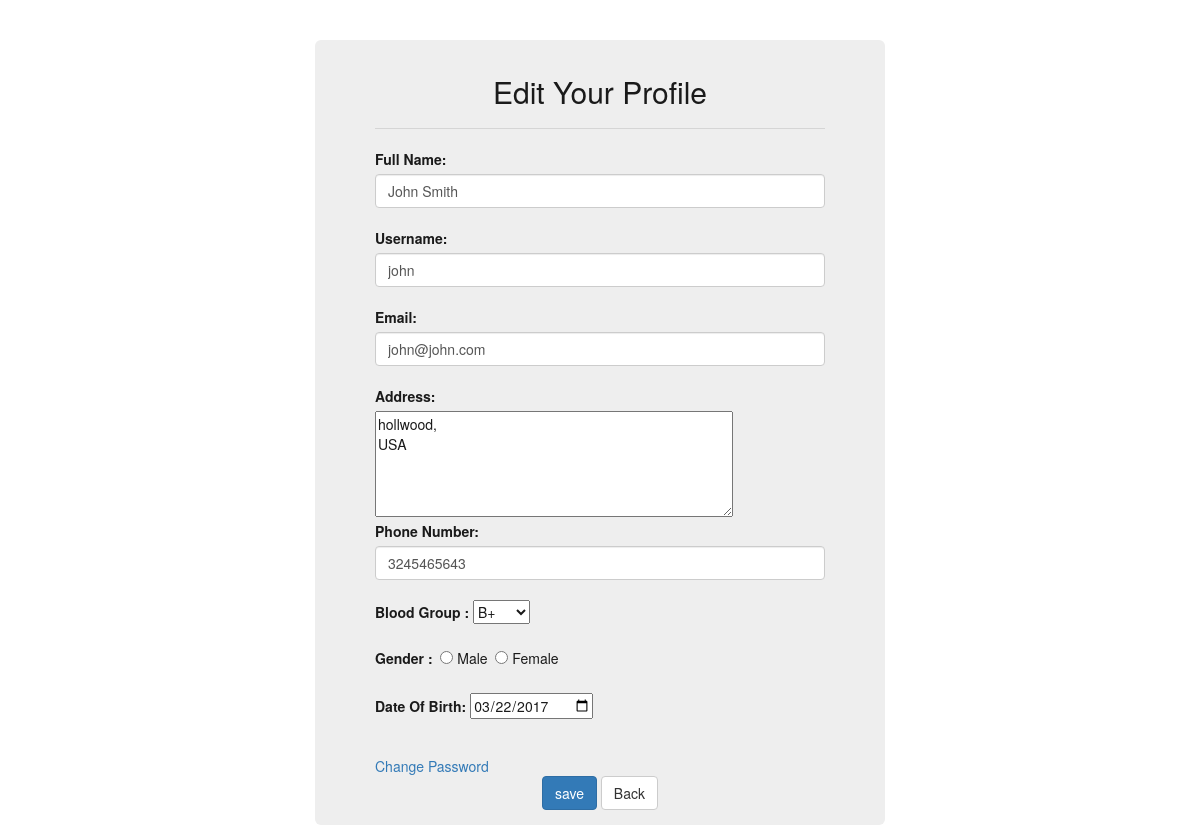
/backend/a_update.php?id=15 (signed in), run on the app's committed database.
### tables this page shows
CREATE TABLE `info` (
  `username` varchar(20) NOT NULL,
  `password` varchar(20) NOT NULL,
  `email` varchar(20) NOT NULL,
  `id` int(250) NOT NULL,
  `fullname` varchar(50) NOT NULL,
  `Address` text NOT NULL,
  `bloodgrp` text NOT NULL,
  `phone` text NOT NULL,
  `dob` text NOT NULL,
  `gender` varchar(10) NOT NULL
);

### backend/a_update.php (the view, shortened to what this page needs)
<?php
	require_once('dbconfig/config.php');
    $id=$_GET['id'];
    $sql= "SELECT * FROM info where id='$id'";
    $result = mysqli_query($con, $sql);
    $row = mysqli_fetch_array($result);
    $username  =$row['username'];
    $email     =$row['email'];
    $fullname  =$row['fullname'];
    $address   =$row['Address'];
    $bloodgrp  =$row['bloodgrp'];
    $phone     =$row['phone'];
    $dob       =$row['dob'];
?>
<!DOCTYPE html>
<html>
<head>
<link rel="stylesheet" href="css/bootstrap.css">
<link rel="stylesheet" href="css/style.css" type="text/css">
</head>
<body>
	<div class="container">
	<div class="jumbotron reg">
	<h2>Edit Your Profile</h2><hr>
		<form action="" method="post" autocomplete="on" name="myForm" onsubmit="return validate();">
			<div class="form-group">
			    <label><b>Full Name:</b></label><br>
				<input type="text" class="form-control" value="<?php echo $fullname; ?>" name="fullname"><br>
				<label><b>Username:</b></label><br>
				<input type="text" class="form-control" value="<?php echo $username; ?>" name="username"><br>
                <label><b>Email:</b></label><br>
				<input type="email" class="form-control" value="<?php echo $email; ?>" name="email"><br>
				<label><b>Address:</b></label><br>
				<textarea name="address" rows="5" cols="45"><?php echo $address; ?></textarea>
				<br>
				<label><b>Phone Number:</b></label><br>
				<input type="text" class="form-control" value="<?php echo $phone; ?>" name="phone"><br>
                <label>Blood Group : </label>
				<select name="bloodgrp">
                    <option value="<?php echo $bloodgrp;?>"><?php echo $bloodgrp; ?></option>
                </select>
				<br><br>
				<label>Gender : </label>
				&nbsp;<input type="radio" name="gender" value="male">&nbsp;Male
				&nbsp;<input type="radio" name="gender" value="female">&nbsp;Female
				<br><br>
				<label>Date Of Birth: </label>
				<input type="date" name="dob" value="<?php echo $dob; ?>">
				<br><br>
            </div>
            <a href="chpassword.php">Change Password</a>
             <center>
				<button name="update" class="btn btn-primary" type="submit">save</button>
				<a href="adminpage.php"><button type="button" class="btn btn-default">Back</button></a>
		    </center>
		</form>
    </div>
    </div>
</body>
</html>

### backend/css/style.css (style rules this page uses)
.reg { width: 50%; padding: 15px; margin: 0 auto; color: #1a1a1a; margin-top: 40px; }
h2 { text-align: center; }

### data on the page
info: fullname "John Smith", username "john", email "john@john.com", address "hollwood, USA", phone "3245465643", bloodgrp "B+", dob "03/22/2017"
